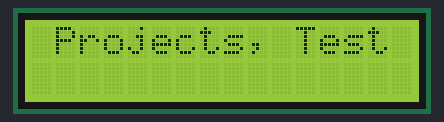
A sketch run on a simulated Arduino Uno, built with avr-gcc and run on an emulated ATmega328P. Shown: 16×2 character LCD.

Above: at 0.21 s.
At 2.72 s:
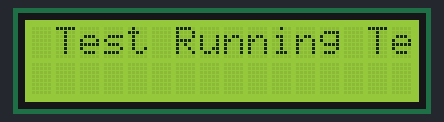
At 3.99 s:
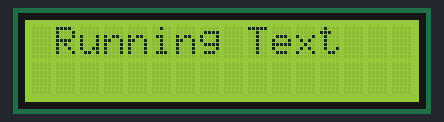
At 5.51 s:
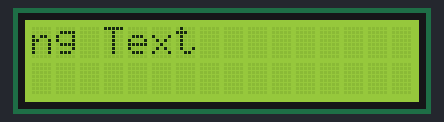
At 8.03 s:
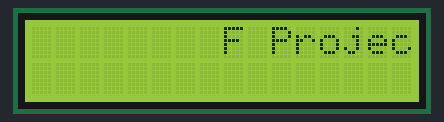
At 10.81 s:
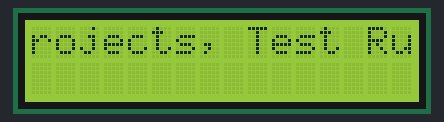

The sketch:

runningText.ino
```cpp
#include <LiquidCrystal_I2C.h>

LiquidCrystal_I2C lcd(0x27,16,2);

void setup() {
  // put your setup code here, to run once:
  lcd.init();
  lcd.backlight();
}

void loop() {
  // put your main code here, to run repeatedly:
  int i;
  lcd.setCursor(0, 0);
  lcd.print("F Projects, Test Running Text");
  for (i = 0 ; i < 16; i++)
  {
    lcd.scrollDisplayLeft();
    delay(250);
  }
}
```

Measured:
- by itself, everything shown: repeats every 10.1 s, in 40 steps
